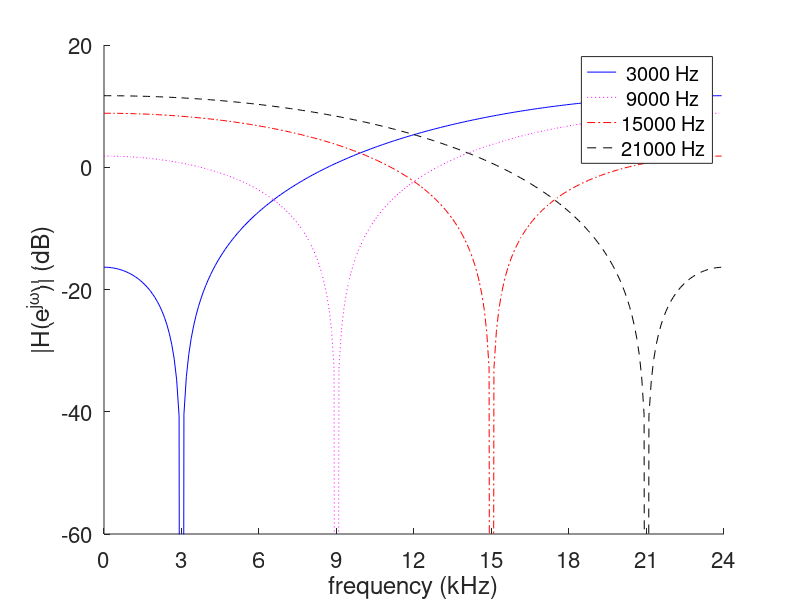

Reproduce this figure in MATLAB.
%  This m-file plots the magnitude of the frequency response
%  for a few different frequencies.
%  
%  written by Dr. Thad B. Welch, PE {t.b.welch@ieee.org}
%  copyright 2002
%  completed on 10 July 2002 revision 1.0

% Simulation inputs
notchFrequency = [3000 9000 15000 21000];   % center frequency of the notch (stop frequency)
fs = 48000;                             % sample frequency
A = 1;                                  % denominator coefficients for H(z)
Nfft = 256;                             % number of points used to evaluate the frequency response
S = char('b-','m:','r-.','k--');        % line type control for the plot
myFontSize = 16;                        % font size for the plot labels

% Calculated terms and Simulation outputs
figure(1)
hold on

for i = 1:4     % calculate and plot |H| for various N's
    theta = 2*pi*notchFrequency(i)/fs;
    B = conv([1 -exp(j*theta)], [1 -exp(-j*theta)]);
    [H, f] = freqz(B, A, Nfft, fs);
    plot(f/1000, 20*log10(abs(H + eps)), S(i,:))
end

% Simulation outputs
set(gca, 'FontSize', myFontSize)
%set(P1, 'LineWidth', 1.5)
set(gca,'XTick', [0 3 6 9 12 15 18 21 24])
set(gca,'XTickLabel', [0 3 6 9 12 15 18 21 24]')
ylabel('|H(e^{j\omega})| (dB)')
xlabel('frequency (kHz)')
axis([0 24 -60 20])
legend(' 3000 Hz', ' 9000 Hz', '15000 Hz', '21000 Hz')
hold off

% print -depsc2 notchFilter
